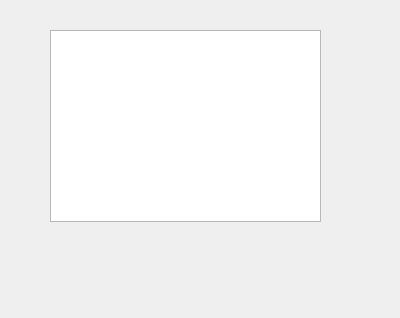
<?xml version="1.0" encoding="UTF-8"?>
<ui version="4.0">
 <class>form</class>
 <widget class="QWidget" name="form">
  <property name="geometry">
   <rect>
    <x>0</x>
    <y>0</y>
    <width>400</width>
    <height>318</height>
   </rect>
  </property>
  <property name="windowTitle">
   <string>Form</string>
  </property>
  <widget class="QTableView" name="table">
   <property name="geometry">
    <rect>
     <x>50</x>
     <y>30</y>
     <width>271</width>
     <height>192</height>
    </rect>
   </property>
  </widget>
  <action name="action1">
   <property name="text">
    <string>Delete selected row</string>
   </property>
  </action>
  <action name="action2">
   <property name="text">
    <string>Insert row</string>
   </property>
  </action>
  <action name="action3">
   <property name="text">
    <string>Insert column</string>
   </property>
  </action>
 </widget>
 <resources/>
 <connections/>
</ui>
